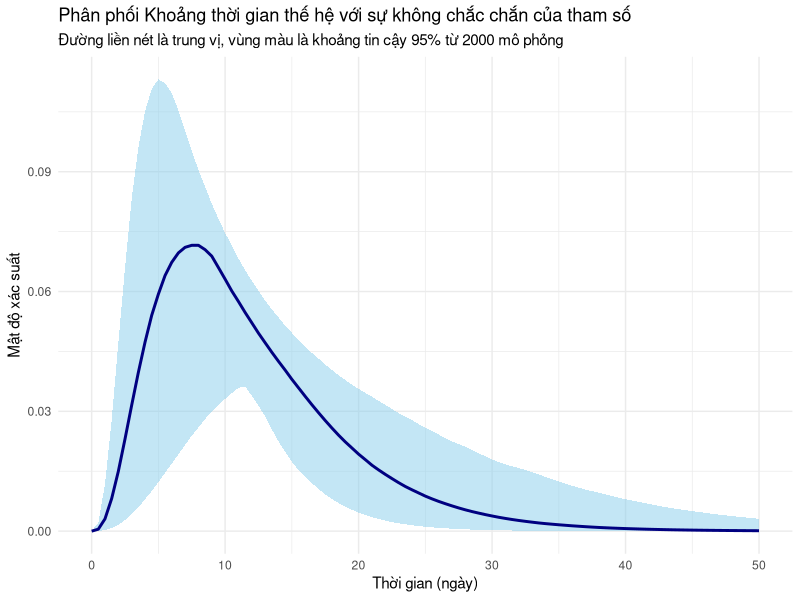

The R source for this figure:
# Cài đặt và gọi các thư viện cần thiết
# install.packages("ggplot2")
# install.packages("dplyr")
# install.packages("tidyr") # Để làm việc với dữ liệu gọn gàng
library(ggplot2)
library(dplyr)
library(tidyr)

# ---- HÀM TÍNH W_U (từ câu trả lời trước) ----
calculate_wu <- function(t, s) {
  if (length(s) != 4) stop("Vector 's' phải chứa đúng 4 giá trị tốc độ.")
  prod_s <- prod(s)
  terms <- sapply(1:4, function(j) {
    s_j <- s[j]
    numerator <- prod_s * exp(-s_j * t)
    denominator <- prod(s[-j] - s_j)
    return(numerator / denominator)
  })
  return(sum(terms))
}

# ---- BƯỚC 1: ĐỊNH NGHĨA KHOẢNG GIÁ TRỊ CỦA CÁC THAM SỐ ----
# Dựa trên bảng bạn cung cấp
param_ranges <- data.frame(
  parameter = c("mu_m", "theta_m", "mu_h", "theta_h", "alpha_h", "c_m"),
  min = c(0.000, 0.067, 0.0000033, 0.100, 0.143, 0.0),
  max = c(0.200, 0.500, 0.000034, 0.330, 0.500, 1.0)
)
print("Khoảng giá trị của các tham số:")
print(param_ranges)

# ---- BƯỚC 2: THIẾT LẬP MÔ PHỎNG ----
N <- 2000 # Số lần mô phỏng, bạn có thể tăng lên để kết quả mịn hơn
time_points <- seq(0, 50, by = 0.5) # Các điểm thời gian để tính toán

# Tạo một ma trận để lưu kết quả của tất cả các đường cong
# Mỗi hàng là một lần mô phỏng, mỗi cột là một điểm thời gian
results_matrix <- matrix(NA, nrow = N, ncol = length(time_points))


# ---- BƯỚC 3: CHẠY VÒNG LẶP MÔ PHỎNG ----
# Tạo một thanh tiến trình để theo dõi
pb <- txtProgressBar(min = 0, max = N, style = 3)

for (i in 1:N) {
  # a. Lấy mẫu ngẫu nhiên các tham số từ phân phối đều (uniform distribution)
  sampled_params <- runif(1, min = param_ranges$min[1], max = param_ranges$max[1]) # mu_m
  names(sampled_params) <- "mu_m"
  sampled_params["theta_m"] <- runif(1, min = param_ranges$min[2], max = param_ranges$max[2])
  sampled_params["mu_h"]    <- runif(1, min = param_ranges$min[3], max = param_ranges$max[3])
  sampled_params["theta_h"] <- runif(1, min = param_ranges$min[4], max = param_ranges$max[4])
  sampled_params["alpha_h"] <- runif(1, min = param_ranges$min[5], max = param_ranges$max[5])
  sampled_params["c_m"]     <- runif(1, min = param_ranges$min[6], max = param_ranges$max[6])
  
  # b. Tính toán 4 tốc độ s
  s1 <- sampled_params["theta_m"] + sampled_params["mu_m"] + sampled_params["c_m"]
  s2 <- sampled_params["mu_m"] + sampled_params["c_m"]
  s3 <- sampled_params["theta_h"] + sampled_params["mu_h"]
  s4 <- sampled_params["alpha_h"] + sampled_params["mu_h"]
  s_rates <- c(s1, s2, s3, s4)
  
  # c. Tính toán toàn bộ đường cong w_u cho bộ tham số này
  wu_curve <- sapply(time_points, calculate_wu, s = s_rates)
  
  # d. Lưu kết quả vào ma trận
  results_matrix[i, ] <- wu_curve
  
  # Cập nhật thanh tiến trình
  setTxtProgressBar(pb, i)
}
close(pb)


# ---- BƯỚC 4: TỔNG HỢP KẾT QUẢ ----
# Tính toán trung vị, và khoảng tin cậy 95% (phân vị 2.5% và 97.5%) cho mỗi cột (mỗi điểm thời gian)
summary_stats <- apply(results_matrix, 2, function(col) {
  quantile(col, probs = c(0.025, 0.5, 0.975), na.rm = TRUE)
})

# Chuyển kết quả thành một dataframe dễ sử dụng
summary_df <- data.frame(
  Time = time_points,
  LowerCI = summary_stats[1, ], # Khoảng tin cậy dưới (2.5%)
  Median = summary_stats[2, ],    # Trung vị (50%)
  UpperCI = summary_stats[3, ]  # Khoảng tin cậy trên (97.5%)
)

# ---- BƯỚC 5: VẼ ĐỒ THỊ KẾT QUẢ ----
ggplot(summary_df, aes(x = Time)) +
  # Vẽ dải màu thể hiện khoảng tin cậy 95%
  geom_ribbon(aes(ymin = LowerCI, ymax = UpperCI), fill = "skyblue", alpha = 0.5) +
  # Vẽ đường trung vị
  geom_line(aes(y = Median), color = "navy", size = 1) +
  labs(
    title = "Phân phối Khoảng thời gian thế hệ với sự không chắc chắn của tham số",
    subtitle = "Đường liền nét là trung vị, vùng màu là khoảng tin cậy 95% từ 2000 mô phỏng",
    x = "Thời gian (ngày)",
    y = "Mật độ xác suất"
  ) +
  theme_minimal()

summary(summary_df)

# 1. Tìm ước tính điểm cho thời gian phổ biến nhất (đỉnh của đường trung vị)
peak_row <- summary_df[which.max(summary_df$Median), ]
mode_generation_interval <- peak_row$Time

# In kết quả
print(paste("Thời gian thế hệ phổ biến nhất (mode) ước tính là:", round(mode_generation_interval, 1), "ngày."))

# 2. Tìm khoảng tin cậy 95% cho thời gian phổ biến nhất

# Tìm mode của đường giới hạn dưới (LowerCI)
lower_ci_peak_time <- summary_df$Time[which.max(summary_df$LowerCI)]

# Tìm mode của đường giới hạn trên (UpperCI)
upper_ci_peak_time <- summary_df$Time[which.max(summary_df$UpperCI)]

# In kết quả
print(paste("Do sự không chắc chắn của tham số, thời gian thế hệ phổ biến nhất có khả năng (95%) nằm trong khoảng từ",
            round(lower_ci_peak_time, 1), "đến", round(upper_ci_peak_time, 1), "ngày."))
